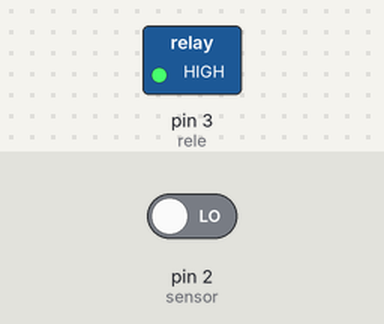
Bench run of a sketch on a simulated Arduino Uno, built with avr-gcc and run on an emulated ATmega328P. Parts: switched loads named in the sketch (green lamp = pin HIGH). Dashed ring = blinking. Inputs (shaded band) come from the test bench; at power-on: pin 2 (sensor) LOW.

Above: at 1.2 s.
1.3 s: pin 2 (sensor) driven HIGH
At 4.2 s:
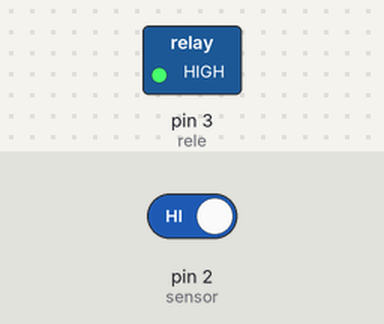
4.3 s: pin 2 (sensor) driven LOW
At 5.4 s:
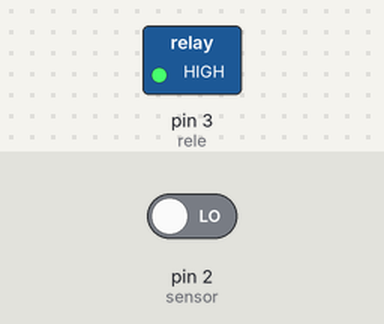
Timing chart, 0 to 7.3 s (numbered marks = the images above; inputs shaded):
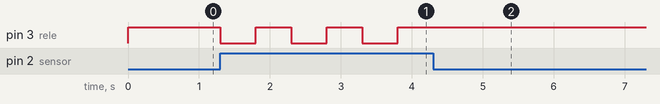

The sketch:

Sensor_de_som_com_lampada_.ino
```cpp
int rele = 3; // Definindo que o Relé está na porta digital 3
int sensor = 2; // Definindo que o Sensor está na porta digital 2

int estadoSensor; // Variável que armazena o valor da leitura do sensor

void setup () { // inicia o void setup

pinMode(rele, OUTPUT); // Define o Relé como saída
pinMode(sensor, INPUT); // Define Sensor como entrada
digitalWrite(rele, HIGH); // O relé inicia desligado

}

void loop () { // incia o void loop

  if (digitalRead(sensor) == HIGH){ // Se a leitura do Sensor for igual a HIGH (alto)

      estadoSensor = digitalRead(rele); // Lê o estado atual do Relé e armazena

    digitalWrite(rele, !estadoSensor); // Muda o estado do Relé, ou seja, o Relé é acionado
      delay(500); // Tempo de 500 milissegundos
  }
}
```

Measured:
- after the input at 1.3 s, pin 3 (rele): alternates HIGH for 0.50 s and LOW for 0.50 s, starting at once
- after the input at 4.3 s, pin 3 (rele): stops changing and stays HIGH
